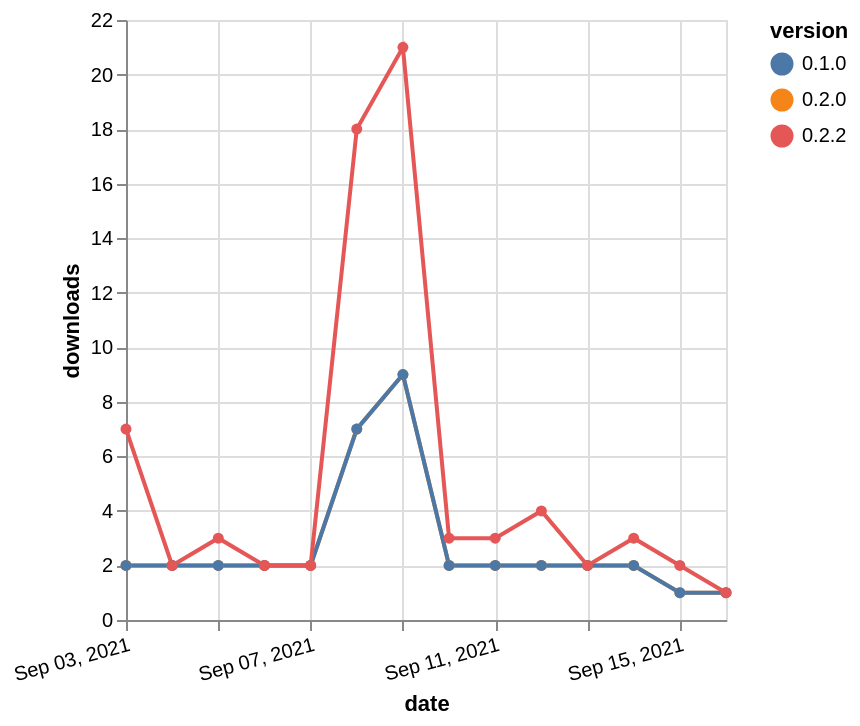

Specify this chart in Vega-Lite:
### Vega-Lite specification from a JSON file in a GitHub repository (floating-point values rounded to 4 significant figures)
{"$schema": "https://vega.github.io/schema/vega-lite/v5.json", "description": "A simple bar chart with embedded data.", "data": {"values": [{"date": "2021-09-03", "total": 6879, "delta": 2, "version": "0.2.0"}, {"date": "2021-09-04", "total": 6881, "delta": 2, "version": "0.2.0"}, {"date": "2021-09-05", "total": 6883, "delta": 2, "version": "0.2.0"}, {"date": "2021-09-06", "total": 6885, "delta": 2, "version": "0.2.0"}, {"date": "2021-09-07", "total": 6887, "delta": 2, "version": "0.2.0"}, {"date": "2021-09-08", "total": 6894, "delta": 7, "version": "0.2.0"}, {"date": "2021-09-09", "total": 6903, "delta": 9, "version": "0.2.0"}, {"date": "2021-09-10", "total": 6905, "delta": 2, "version": "0.2.0"}, {"date": "2021-09-11", "total": 6907, "delta": 2, "version": "0.2.0"}, {"date": "2021-09-12", "total": 6909, "delta": 2, "version": "0.2.0"}, {"date": "2021-09-13", "total": 6911, "delta": 2, "version": "0.2.0"}, {"date": "2021-09-14", "total": 6913, "delta": 2, "version": "0.2.0"}, {"date": "2021-09-15", "total": 6914, "delta": 1, "version": "0.2.0"}, {"date": "2021-09-16", "total": 6915, "delta": 1, "version": "0.2.0"}, {"date": "2021-09-03", "total": 4240, "delta": 2, "version": "0.1.0"}, {"date": "2021-09-04", "total": 4242, "delta": 2, "version": "0.1.0"}, {"date": "2021-09-05", "total": 4244, "delta": 2, "version": "0.1.0"}, {"date": "2021-09-06", "total": 4246, "delta": 2, "version": "0.1.0"}, {"date": "2021-09-07", "total": 4248, "delta": 2, "version": "0.1.0"}, {"date": "2021-09-08", "total": 4255, "delta": 7, "version": "0.1.0"}, {"date": "2021-09-09", "total": 4264, "delta": 9, "version": "0.1.0"}, {"date": "2021-09-10", "total": 4266, "delta": 2, "version": "0.1.0"}, {"date": "2021-09-11", "total": 4268, "delta": 2, "version": "0.1.0"}, {"date": "2021-09-12", "total": 4270, "delta": 2, "version": "0.1.0"}, {"date": "2021-09-13", "total": 4272, "delta": 2, "version": "0.1.0"}, {"date": "2021-09-14", "total": 4274, "delta": 2, "version": "0.1.0"}, {"date": "2021-09-15", "total": 4275, "delta": 1, "version": "0.1.0"}, {"date": "2021-09-16", "total": 4276, "delta": 1, "version": "0.1.0"}, {"date": "2021-09-03", "total": 4831, "delta": 7, "version": "0.2.2"}, {"date": "2021-09-04", "total": 4833, "delta": 2, "version": "0.2.2"}, {"date": "2021-09-05", "total": 4836, "delta": 3, "version": "0.2.2"}, {"date": "2021-09-06", "total": 4838, "delta": 2, "version": "0.2.2"}, {"date": "2021-09-07", "total": 4840, "delta": 2, "version": "0.2.2"}, {"date": "2021-09-08", "total": 4858, "delta": 18, "version": "0.2.2"}, {"date": "2021-09-09", "total": 4879, "delta": 21, "version": "0.2.2"}, {"date": "2021-09-10", "total": 4882, "delta": 3, "version": "0.2.2"}, {"date": "2021-09-11", "total": 4885, "delta": 3, "version": "0.2.2"}, {"date": "2021-09-12", "total": 4889, "delta": 4, "version": "0.2.2"}, {"date": "2021-09-13", "total": 4891, "delta": 2, "version": "0.2.2"}, {"date": "2021-09-14", "total": 4894, "delta": 3, "version": "0.2.2"}, {"date": "2021-09-15", "total": 4896, "delta": 2, "version": "0.2.2"}, {"date": "2021-09-16", "total": 4897, "delta": 1, "version": "0.2.2"}]}, "width": "container", "mark": {"type": "line", "point": {"filled": true}}, "encoding": {"x": {"field": "date", "type": "temporal", "timeUnit": "yearmonthdate", "title": "date", "axis": {"labelAngle": -15}}, "y": {"field": "delta", "type": "quantitative", "title": "downloads"}, "color": {"field": "version", "type": "nominal"}, "tooltip": {"field": "delta"}}}
